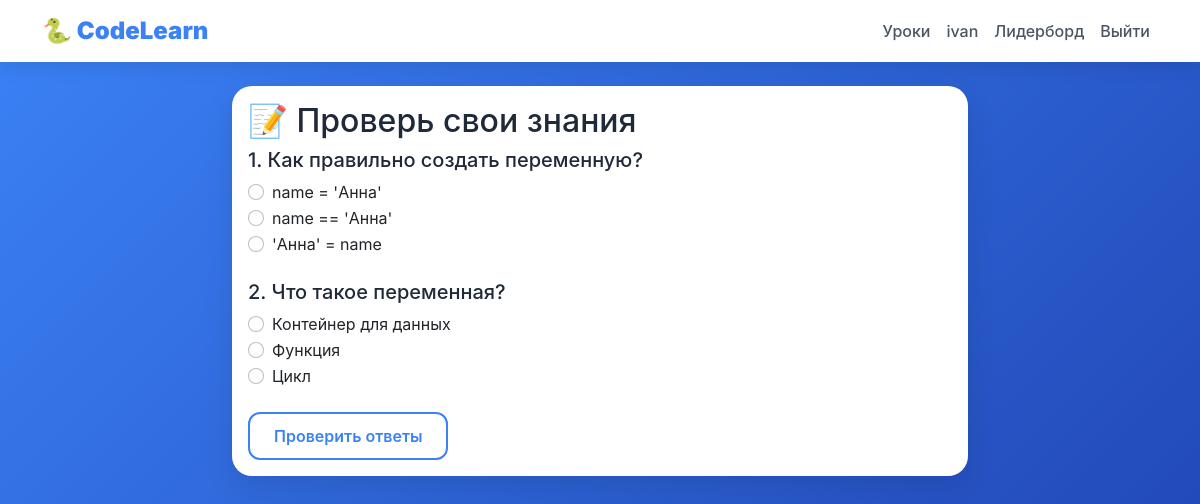
The app's page /quiz/3 (signed in) with its own data.
### data/users.py (models this page shows, shortened)
class User(SqlAlchemyBase, UserMixin, SerializerMixin):
    __tablename__ = 'users'
    id = sqlalchemy.Column(sqlalchemy.Integer, primary_key=True, autoincrement=True)
    name = sqlalchemy.Column(sqlalchemy.String, nullable=True)
    about = sqlalchemy.Column(sqlalchemy.String, nullable=True)
    email = sqlalchemy.Column(sqlalchemy.String, index=True, unique=True, nullable=True)
    hashed_password = sqlalchemy.Column(sqlalchemy.String, nullable=True)
    age = sqlalchemy.Column(sqlalchemy.Integer, default=12)
    created_date = sqlalchemy.Column(sqlalchemy.DateTime, default=datetime.datetime.now)
    progress = orm.relationship('UserProgress', back_populates='user', uselist=False)
    achievements = orm.relationship('UserAchievement', back_populates='user')
    quiz_answers = orm.relationship('UserQuizAnswer', back_populates='user')
    task_solutions = orm.relationship('TaskSolution', back_populates='user')

### data/quiz.py (models this page shows)
class QuizQuestion(SqlAlchemyBase, SerializerMixin):
    __tablename__ = 'quiz_questions'
    id = sqlalchemy.Column(sqlalchemy.Integer, primary_key=True, autoincrement=True)
    quiz_id = sqlalchemy.Column(sqlalchemy.Integer, sqlalchemy.ForeignKey('quizzes.id'))
    text = sqlalchemy.Column(sqlalchemy.Text, nullable=False)
    options = sqlalchemy.Column(sqlalchemy.Text)  # CSV
    correct_answer = sqlalchemy.Column(sqlalchemy.Integer)
    order = sqlalchemy.Column(sqlalchemy.Integer, default=0)
    quiz = orm.relationship('Quiz')

### main.py (the view, shortened to what this page needs)
@app.route('/quiz/<int:lesson_id>', methods=['GET', 'POST'])
@login_required
def quiz(lesson_id):
    db_sess = get_db()
    quiz_obj = db_sess.query(Quiz).filter(Quiz.lesson_id == lesson_id).first()
    if not quiz_obj:
        return redirect(f'/lesson/{lesson_id}')
    questions = db_sess.query(QuizQuestion).filter(QuizQuestion.quiz_id == quiz_obj.id).order_by(
        QuizQuestion.order).all()
    task_obj = db_sess.query(Task).filter(Task.lesson_id == lesson_id).first()
    task_id = task_obj.id if task_obj else None
    user_answers_record = db_sess.query(UserQuizAnswer).filter(
        UserQuizAnswer.user_id == current_user.id,
        UserQuizAnswer.quiz_id == quiz_obj.id
    ).first()
    progress = db_sess.query(UserProgress).filter(UserProgress.user_id == current_user.id).first()
    lesson_completed = False
    if progress and progress.completed_lessons:
        lesson_completed = str(lesson_id) in progress.completed_lessons.split(',')
    user_answers = {}
    if user_answers_record and user_answers_record.answers:
        try:
            user_answers = json.loads(user_answers_record.answers)
        except:
            user_answers = {}
    return render_template("quiz.html",
                           quiz=quiz_obj,
                           questions=questions,
                           lesson_id=lesson_id,
                           lesson_completed=lesson_completed,
                           user_answers={},
                           task_id=task_id)

### data/db_session.py (called while the page is built)
def create_session() -> Session:
    global __factory
    return __factory()

### main.py (called while the page is built)
@app.teardown_appcontext
def shutdown_session(exception=None):
    db_sess = getattr(g, '_db_session', None)
    if db_sess:
        db_sess.close()

def get_db():
    if not hasattr(g, '_db_session'):
        g._db_session = db_session.create_session()
    return g._db_session

@login_manager.user_loader
def load_user(user_id):
    db_sess = get_db()
    return db_sess.get(User, user_id)

### templates/quiz.html (shortened to what this page needs)
{% extends "base.html" %}
{% block content %}
<div class="row">
    <div class="col-lg-8 mx-auto">
        <div class="card">
            <div class="card-body">
                <h2 class="card-title">📝 Проверь свои знания</h2>
                {% if score is defined %}
                    <div class="alert alert-info">
                        <h5>Ваш результат: {{ score }} из {{ total }}</h5>
                        {% if test_passed %}
                            <p class="mb-0 text-success">✅ Отлично! Все ответы правильные! Вы успешно прошли тест!</p>
                            {% if task_id %}
                                <div class="mt-3">
                                    <p>Теперь перейдите к практическому заданию:</p>
                                    <a href="/task/{{ task_id }}" class="btn btn-success">Перейти к заданию →</a>
                                </div>
                            {% else %}
                                <div class="mt-3">
                                    <a href="/lesson/{{ lesson_id }}/complete" class="btn btn-success">Завершить урок</a>
                                </div>
                            {% endif %}
                        {% else %}
                            <p class="mb-0 text-danger">❌ Тест не пройден. Нужно ответить правильно на все вопросы!</p>
                            <a href="/quiz/{{ lesson_id }}/reset" class="btn btn-primary mt-3">Пройти тест заново</a>
                        {% endif %}
                    </div>
                {% else %}
                    <form method="POST" action="/quiz/{{ lesson_id }}" autocomplete="off">
                        {% for question in questions %}
                            <div class="mb-4">
                                <h5>{{ loop.index }}. {{ question.text }}</h5>
                                {% set options = question.options.split(',') %}
                                {% set q_index = loop.index0 %}
                                {% for opt in options %}
                                    {% set opt_index = loop.index0 %}
                                    <div class="form-check">
                                        <input class="form-check-input" type="radio"
                                               name="q_{{ q_index }}" value="{{ opt_index }}"
                                               id="q{{ lesson_id }}_{{ q_index }}_{{ opt_index }}"
                                               {% if loop.first %}data-group="{{ q_index }}"{% endif %}
                                               required>
                                        <label class="form-check-label" for="q{{ lesson_id }}_{{ q_index }}_{{ opt_index }}">
                                            {{ opt.strip() }}
                                        </label>
                                    </div>
                                {% endfor %}
                            </div>
                        {% endfor %}
                        <button type="submit" class="btn btn-primary">Проверить ответы</button>
                    </form>
                {% endif %}
            </div>
        </div>
    </div>
</div>
{% endblock %}

### templates/base.html (shortened to what this page needs)
<!DOCTYPE html>
<html lang="ru">
<head>
    <link href="https://cdn.jsdelivr.net/npm/bootstrap@5.1.3/dist/css/bootstrap.min.css" rel="stylesheet">
</head>
<body>
    <div class="code-bg" id="codeBg"></div>
    <nav class="navbar navbar-expand-lg navbar-light">
        <div class="container">
            <a class="navbar-brand" href="/">
                <strong>🐍 CodeLearn</strong>
            </a>
            <div class="collapse navbar-collapse" id="navbarNav">
                <ul class="navbar-nav ms-auto">
                    {% if current_user.is_authenticated %}
                        <li class="nav-item">
                            <a class="nav-link" href="/lessons">Уроки</a>
                        </li>
                        <li class="nav-item">
                            <a class="nav-link" href="/profile">{{ current_user.name }}</a>
                        </li>
                        <li class="nav-item">
                            <a class="nav-link" href="/leaderboard">Лидерборд</a>
                        </li>
                        <li class="nav-item">
                            <a class="nav-link" href="/logout">Выйти</a>
                        </li>
                    {% endif %}
                </ul>
            </div>
        </div>
    </nav>
    <div class="container mt-4" style="position: relative; z-index: 10;">
        {% block content %}{% endblock %}
    </div>
</body>
</html>

### templates/base.html (style rules this page uses)
* { margin: 0; padding: 0; box-sizing: border-box; }
body { background: linear-gradient(135deg, #3b82f6 0%, #1e40af 100%); min-height: 100vh; font-family: 'Inter', -apple-system, BlinkMacSystemFont, sans-serif; position: relative; }
.code-bg { position: fixed; top: 0; left: 0; width: 100%; height: 100%; pointer-events: none; z-index: 0; overflow: hidden; font-family: 'Courier New', monospace; font-size: 14px; color: rgba(255, 255, 255, 0.2); }
.navbar { background: white !important; box-shadow: 0 4px 20px rgba(0,0,0,0.1); position: relative; z-index: 10; }
.navbar-brand { color: #3b82f6 !important; font-weight: bold; font-size: 1.5rem; }
.nav-link { color: #4b5563 !important; font-weight: 500; transition: color 0.3s ease; }
.card { background: white; border-radius: 20px; border: none; box-shadow: 0 10px 30px rgba(0,0,0,0.1); transition: transform 0.3s, box-shadow 0.3s; position: relative; z-index: 10; }
.btn-primary { background: white; border: 2px solid #3b82f6; color: #3b82f6; font-weight: 600; padding: 10px 24px; border-radius: 12px; transition: all 0.3s ease; }
h1, h2, h3, h4, h5 { color: #1f2937; }
.card-title { color: #1f2937; }

### records on screen
User: name "ivan"
QuizQuestion: text "Как правильно создать переменную?", strip "name = 'Анна'" "name == 'Анна'" "'Анна' = name"
QuizQuestion: text "Что такое переменная?", strip "Контейнер для данных" "Функция" "Цикл"
